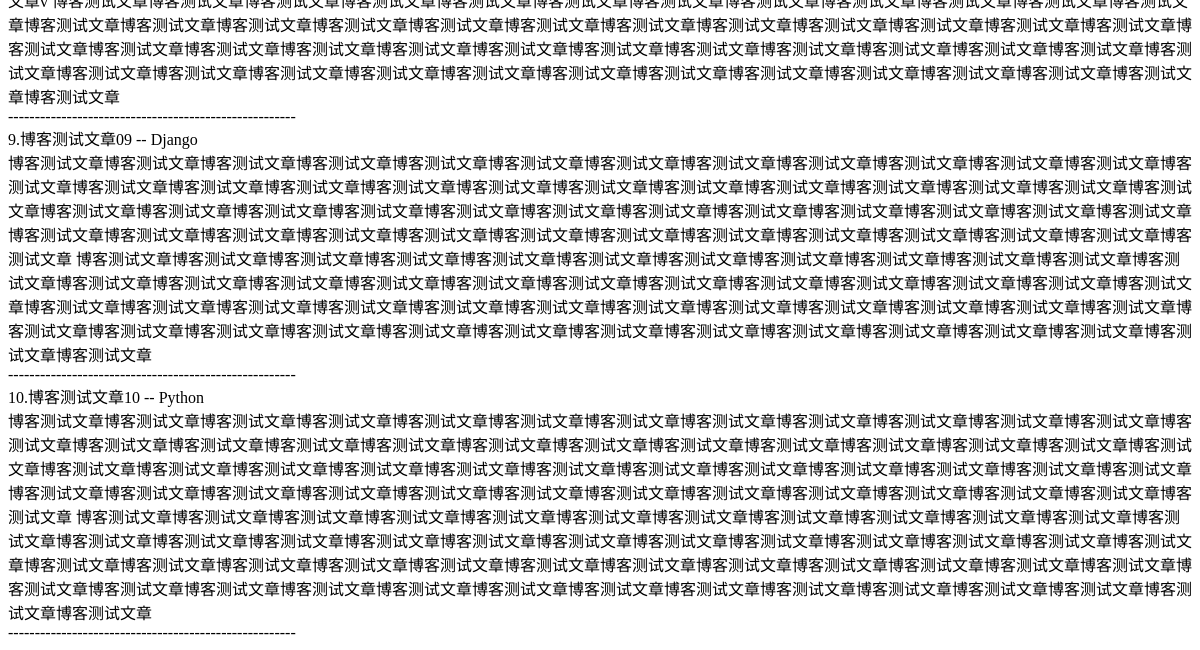
/home (lower part), run on an earlier commit of the app's database.
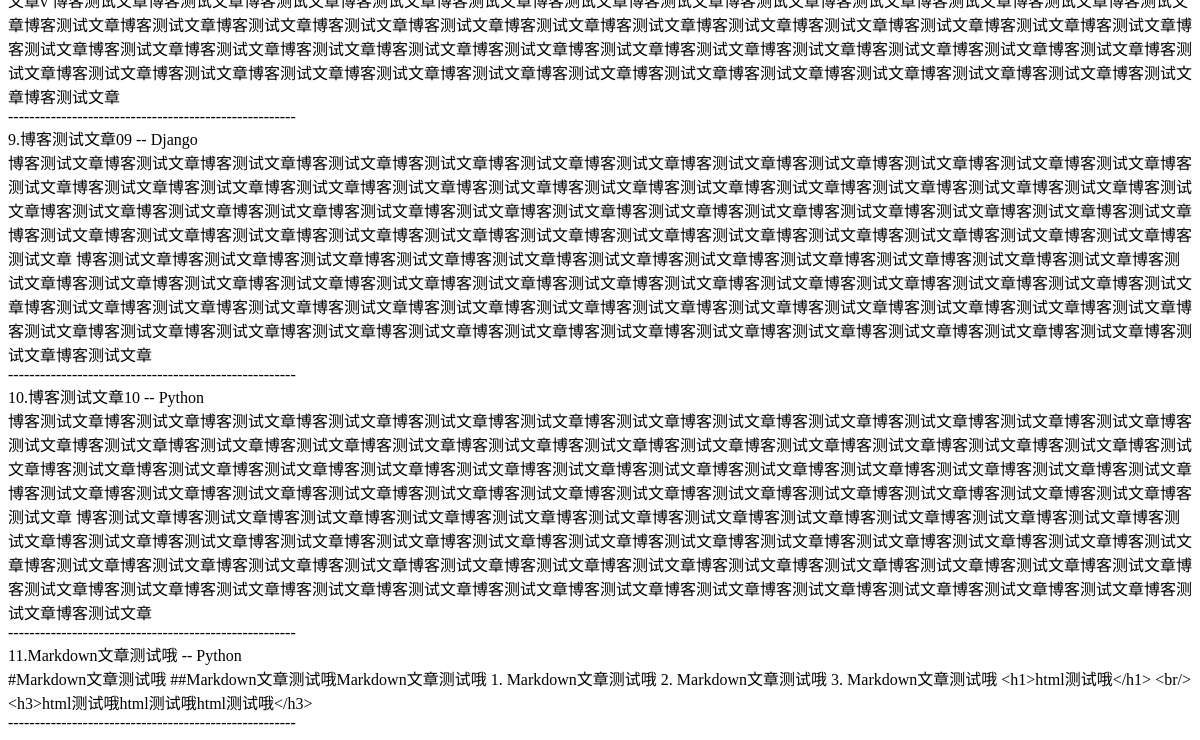
And on a later commit of the database.
### myblog/models.py (models this page shows, shortened)
class Article(models.Model):
    title = models.CharField(max_length=50, verbose_name = '文章标题', default = '')#创建标题
    article_synopsis = models.TextField(verbose_name=u'日志简介', default='')
    content = models.TextField(verbose_name = '博客正文', default = '')
    category = models.ForeignKey(Category, verbose_name = '所属分类', default = '')
    tag = models.CharField(max_length=50, verbose_name=u'日志标签', default='')
    user = models.ForeignKey(settings.AUTH_USER_MODEL, verbose_name='文章作者', null=True, blank=True)
    create_time = models.DateTimeField(verbose_name='文章创建时间', auto_now_add=True,)
    update_time= models.DateTimeField(verbose_name=u'更新时间',  auto_now=True)
    class Meta:
        verbose_name = u'博客文章'
        verbose_name_plural = verbose_name

class Category(models.Model):
    title = models.CharField(max_length=20, verbose_name = '分类名称', default = '')
    daitail = models.CharField(max_length=100, verbose_name='分类介绍', default='')
    icon = models.CharField(max_length=100, verbose_name='分类图标', default='')
    sort_id = models.IntegerField(verbose_name='分类排序', default=99)
    class Meta:
        verbose_name = u'博客分类'
        verbose_name_plural = verbose_name
    def __str__(self):
        return self.title

### myblog/views.py (the view)
# urls.py: url(r'^home$', v.home, name='home'),
def home(request):
    articles = Article.objects.all()#获取所有文章数据
    return render(request, 'home.html', {'articles':articles,})

### myblog/blog_context.py (called while the page is built)
def blog_info(request):
    userinfo = UserProfile.objects.get(pk=1)#站长资料
    siteinfo = Siteinfo.objects.get(pk=1)#blog相关资料
    categorts = Category.objects.all().order_by('sort_id')#根据排序获取所有分类
    l = Article.objects.values("tag")#获得所有文章的标签
    tags = []#所有标签数据
    for k in l :
        tlist = k["tag"].split(' ')
        for item in tlist:
            if item not in tags:
                tags.append(item)#加入list
    shuffle(tags)#重新洗牌，随机显示
    print(tags)
    tagcss =['am-radius','am-badge-primary','am-badge-secondary','am-badge-success','am-badge-warning','am-badge-danger']
    return {'userinfo':userinfo, 'siteinfo':siteinfo, 'categorts':categorts, 'tags':tags, 'tagcss':tagcss}

### myblog/templates/home.html (shortened to what this page needs)
<!DOCTYPE html>
<html lang="en">
<head>
</head>
<body>
{% for art in articles %}
    {{ art.id }}.{{ art.title }} -- {{ art.category }}<br>
    {{ art.content }}<br>
    ------------------------------------------------------<br>
{% endfor %}
</body>
</html>

What changed in the data, as far as the page shows it:
added Article: id "11", title "Markdown文章测试哦", category "Python", content "#Markdown文章测试哦 ##Markdown文章测试哦Markdown文章测试哦 1. Markdown文章测试哦 2. Markdown文章测试哦 3. Markdown文章测试哦 <h1>html测试哦</h1> <br/> <h3>html测试哦html测试哦html测试哦</h3>"
